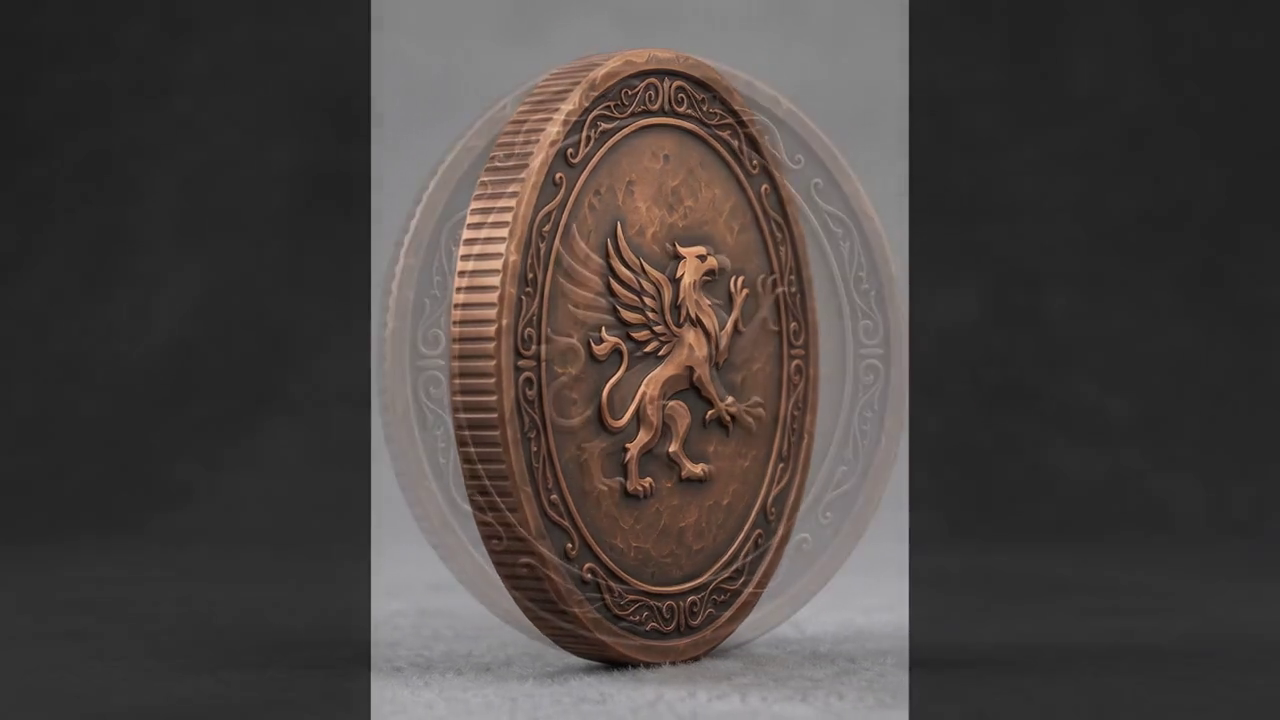
#> input picture frame 14 of bronze.mp4, 1280 x 720 px
$ python inspect_videos.py
#> lines starting #> are read from the running program, lines starting #| are printed output that depends on the picture; long printed decimals are rounded
import cv2
import numpy as np

for name in ['bronze', 'silver', 'gold']:
    cap = cv2.VideoCapture(f'{name}.mp4')
    ret, frame = cap.read()
#> frame is the input picture: shape (720, 1280, 3); mean B, G, R 65.5, 67.8, 74
    if not ret:
        print(f"Failed to read {name}.mp4")
        continue

    # Get frame dimensions
    h, w, c = frame.shape
#> h = 720; w = 1280; c = 3
    print(f"{name}.mp4: {w}x{h}, {cap.get(cv2.CAP_PROP_FRAME_COUNT)} frames, fps={cap.get(cv2.CAP_PROP_FPS)}")
#| bronze.mp4: 1280x720, 144.0 frames, fps=24.0

    # Sample background color (top-left corner)
    corner = frame[10:50, 10:50]
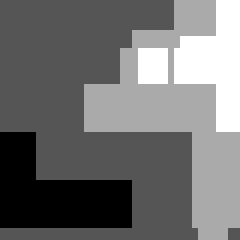
#> corner: shape (40, 40, 3) (shown 6 times larger); min 31, max 34, mean 32.3; drawn with min black and max white
    avg_color_bgr = np.mean(corner, axis=(0, 1))
#> avg_color_bgr = [32.33, 32.33, 32.33]
    print(f"Average corner BGR: {avg_color_bgr}")
#| Average corner BGR: [32.327 32.327 32.327]

    hsv_corner = cv2.cvtColor(corner, cv2.COLOR_BGR2HSV)
#> hsv_corner: shape (40, 40, 3); mean H, S, V 0, 0, 32.3
    avg_color_hsv = np.mean(hsv_corner, axis=(0, 1))
#> avg_color_hsv = [0, 0, 32.33]
    print(f"Average corner HSV: {avg_color_hsv}")
#| Average corner HSV: [ 0.        0.       32.327]

    cap.release()

$ run again, starting later in the video
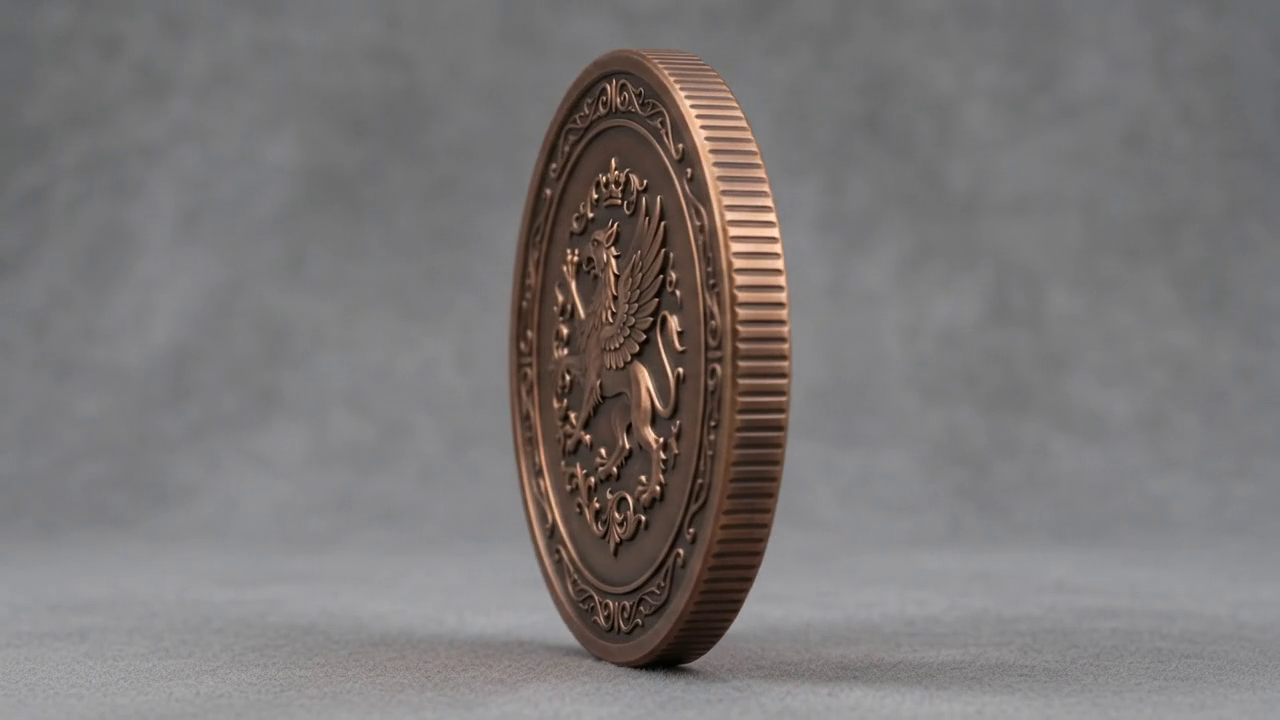
#> input picture frame 64 of bronze.mp4, 1280 x 720 px
#> frame is the input picture: shape (720, 1280, 3); mean B, G, R 119, 119.2, 123.2
#| bronze.mp4: 1280x720, 144.0 frames, fps=24.0
#> `corner = frame[10:50, 10:50]`:
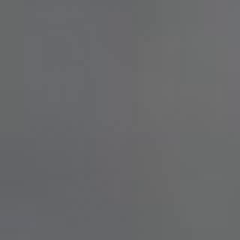
#> corner: shape (40, 40, 3) (shown 6 times larger); mean B, G, R 107, 105.3, 104.5
#> avg_color_bgr = [107, 105.3, 104.5]
#| Average corner BGR: [106.986 105.328 104.496]
#> hsv_corner: shape (40, 40, 3); mean H, S, V 89.2, 6.4, 107
#> avg_color_hsv = [89.15, 6.4, 107]
#| Average corner HSV: [ 89.1525     6.403 106.986]

$ run again, starting later in the video
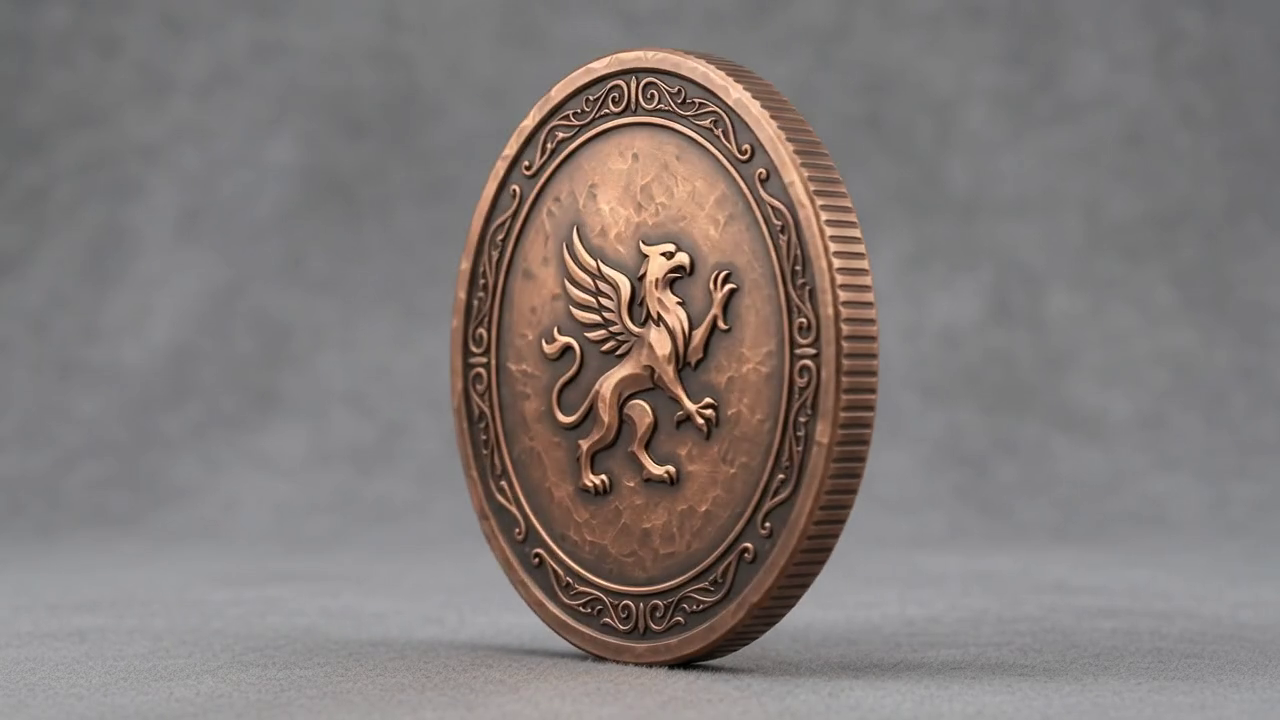
#> input picture frame 115 of bronze.mp4, 1280 x 720 px
#> frame is the input picture: shape (720, 1280, 3); mean B, G, R 121.1, 123.1, 130.5
#| bronze.mp4: 1280x720, 144.0 frames, fps=24.0
#> `corner = frame[10:50, 10:50]`:
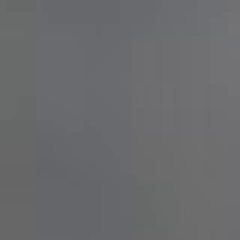
#> corner: shape (40, 40, 3) (shown 6 times larger); mean B, G, R 108.7, 106.7, 106.2
#> avg_color_bgr = [108.7, 106.7, 106.2]
#| Average corner BGR: [108.715 106.705 106.19 ]
#> hsv_corner: shape (40, 40, 3); mean H, S, V 90.9, 6.5, 108.7
#> avg_color_hsv = [90.94, 6.47, 108.7]
#| Average corner HSV: [ 90.9375   6.47   108.715 ]
